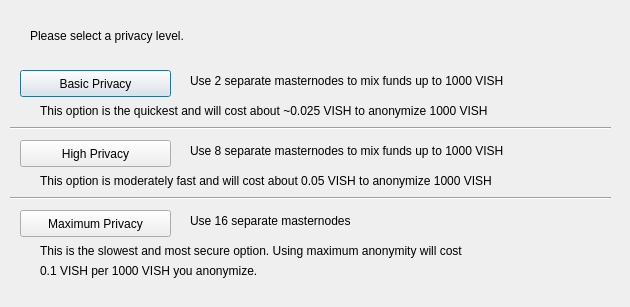
<?xml version="1.0" encoding="UTF-8"?>
<ui version="4.0">
 <class>DarksendConfig</class>
 <widget class="QDialog" name="DarksendConfig">
  <property name="geometry">
   <rect>
    <x>0</x>
    <y>0</y>
    <width>630</width>
    <height>307</height>
   </rect>
  </property>
  <property name="windowTitle">
   <string>Configure PrivateSend</string>
  </property>
  <widget class="QPushButton" name="buttonBasic">
   <property name="geometry">
    <rect>
     <x>20</x>
     <y>70</y>
     <width>151</width>
     <height>27</height>
    </rect>
   </property>
   <property name="text">
    <string>Basic Privacy</string>
   </property>
  </widget>
  <widget class="QPushButton" name="buttonHigh">
   <property name="geometry">
    <rect>
     <x>20</x>
     <y>140</y>
     <width>151</width>
     <height>27</height>
    </rect>
   </property>
   <property name="text">
    <string>High Privacy</string>
   </property>
  </widget>
  <widget class="QPushButton" name="buttonMax">
   <property name="geometry">
    <rect>
     <x>20</x>
     <y>210</y>
     <width>151</width>
     <height>27</height>
    </rect>
   </property>
   <property name="text">
    <string>Maximum Privacy</string>
   </property>
  </widget>
  <widget class="QLabel" name="label">
   <property name="geometry">
    <rect>
     <x>30</x>
     <y>20</y>
     <width>571</width>
     <height>31</height>
    </rect>
   </property>
   <property name="text">
    <string>Please select a privacy level.</string>
   </property>
  </widget>
  <widget class="QLabel" name="label_2">
   <property name="geometry">
    <rect>
     <x>190</x>
     <y>70</y>
     <width>421</width>
     <height>21</height>
    </rect>
   </property>
   <property name="text">
    <string>Use 2 separate masternodes to mix funds up to 1000 VISH</string>
   </property>
  </widget>
  <widget class="QLabel" name="label_3">
   <property name="geometry">
    <rect>
     <x>190</x>
     <y>140</y>
     <width>411</width>
     <height>21</height>
    </rect>
   </property>
   <property name="text">
    <string>Use 8 separate masternodes to mix funds up to 1000 VISH</string>
   </property>
  </widget>
  <widget class="QLabel" name="label_4">
   <property name="geometry">
    <rect>
     <x>190</x>
     <y>210</y>
     <width>421</width>
     <height>21</height>
    </rect>
   </property>
   <property name="text">
    <string>Use 16 separate masternodes</string>
   </property>
  </widget>
  <widget class="QLabel" name="label_6">
   <property name="geometry">
    <rect>
     <x>40</x>
     <y>100</y>
     <width>561</width>
     <height>21</height>
    </rect>
   </property>
   <property name="text">
    <string>This option is the quickest and will cost about ~0.025 VISH to anonymize 1000 VISH</string>
   </property>
  </widget>
  <widget class="QLabel" name="label_7">
   <property name="geometry">
    <rect>
     <x>40</x>
     <y>170</y>
     <width>561</width>
     <height>21</height>
    </rect>
   </property>
   <property name="text">
    <string>This option is moderately fast and will cost about 0.05 VISH to anonymize 1000 VISH</string>
   </property>
  </widget>
  <widget class="QLabel" name="label_8">
   <property name="geometry">
    <rect>
     <x>40</x>
     <y>240</y>
     <width>561</width>
     <height>21</height>
    </rect>
   </property>
   <property name="text">
    <string>This is the slowest and most secure option. Using maximum anonymity will cost</string>
   </property>
  </widget>
  <widget class="QLabel" name="label_9">
   <property name="geometry">
    <rect>
     <x>40</x>
     <y>260</y>
     <width>561</width>
     <height>21</height>
    </rect>
   </property>
   <property name="text">
    <string>0.1 VISH per 1000 VISH you anonymize.</string>
   </property>
  </widget>
  <widget class="Line" name="line">
   <property name="geometry">
    <rect>
     <x>10</x>
     <y>120</y>
     <width>601</width>
     <height>16</height>
    </rect>
   </property>
   <property name="orientation">
    <enum>Qt::Horizontal</enum>
   </property>
  </widget>
  <widget class="Line" name="line_2">
   <property name="geometry">
    <rect>
     <x>10</x>
     <y>190</y>
     <width>601</width>
     <height>16</height>
    </rect>
   </property>
   <property name="orientation">
    <enum>Qt::Horizontal</enum>
   </property>
  </widget>
 </widget>
 <resources/>
 <connections/>
</ui>
